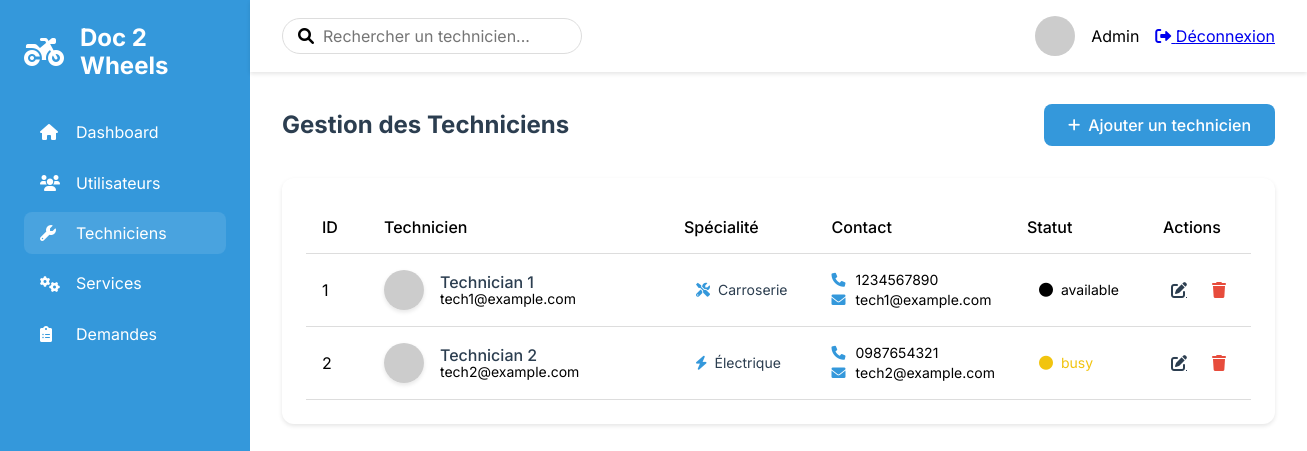
Before: /admin/technicians (signed in) with the older database file.
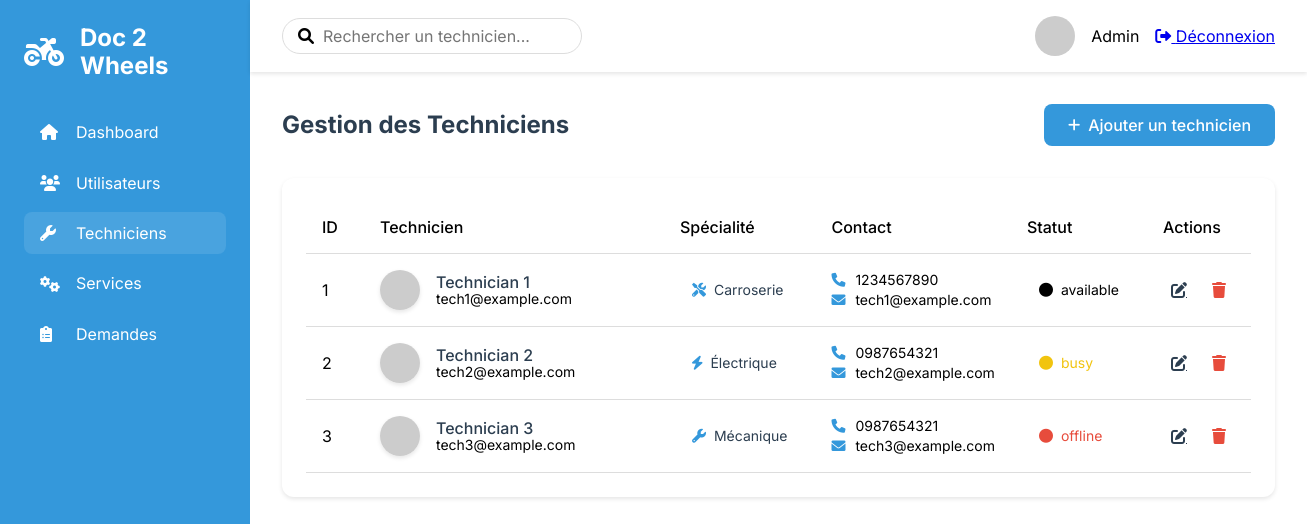
After: the same page with the newer database file.
### tables this page shows
CREATE TABLE technicians (
    id INT AUTO_INCREMENT PRIMARY KEY,
    name VARCHAR(255) NOT NULL,
    email VARCHAR(255) NOT NULL UNIQUE,
    speciality VARCHAR(255) NOT NULL,
    phone VARCHAR(20),
    available TINYINT DEFAULT 1,
    status ENUM('available', 'busy', 'offline') NOT NULL,
    experience INT NOT NULL,
    location_id INT,
    FOREIGN KEY (location_id) REFERENCES locations(id)
);

### src/Lib/Controllers/AbstractController.php (called while the page is built, shortened)
<?php
abstract class AbstractController
{
  protected function render(string $template, array $data = [], string $dir = ''): Response
  {
    $response = new Response();
    extract($data);
    $path = __DIR__ . "/../../Views";
    $path .= "/{$template}.view.php";
    require_once $path;
    $response->setContent(ob_get_clean());
    $response->addHeader('Content-Type', 'text/html');
    return $response;
  }
}

### src/Controllers/AdminControllers/AdminController.php (called while the page is built, shortened)
<?php
class AdminController extends AbstractController
{
  private $technicianModel;
  public function __construct()
  {
    $this->technicianModel = new Technician();
  }
    public function manageTechnicians(Request $request): Response
    {
        $technicians = $this->technicianModel->getAll();
        return $this->render('admin/technicians/index', ['technicians' => $technicians]);
    }
}

### src/Lib/Http/Router.php (called while the page is built, shortened)
<?php
class Router
{
    public function route(Request $request): ?Response {
        $routesByUri = self::getRoutesFromUriRequest($request);
        $routeByMethod = self::getRoutesFromMethodRequest($request, $routesByUri);
        list($controllerName, $method) = explode('@', $routeByMethod->controller);
        $controller = new $controller();
        $params = self::extractParams($request->getUri(), $routeByMethod->path);
        return $controller->$method($request, ...$params);
    }
    private static function getRoutesFromUriRequest(Request $request): array{
        $matchingRoutes = [];
        $routes = self::getConfig();
        foreach ($routes as $route) {
            if (self::urlMatches($request, $route) && self::checkMethod($request, $route)) {
                $matchingRoutes[] = $route;
            }
        }
        return $matchingRoutes;
    }
    private static function getRoutesFromMethodRequest(Request $request, array $routes): ?object {
        foreach($routes as $route) {
            if(self::checkMethod($request, $route)) {
                return $route;
            }
        }
        return null;
    }
    private static function urlMatches(Request $request, object $route): bool {
        $requestUriParts = self::getUrlParts($request->getPath());
        $routePathParts = self::getUrlParts($route->path);
        if(self::checkUrlPartsNumberMatches($requestUriParts, $routePathParts) === false) {
            return false;
        }
        foreach($routePathParts as $key => $part) {
            if(self::isUrlPartSlug($part) === false) {
                if($part !== $requestUriParts[$key]) {
                    return false;
                }
            }else{
                $request->addSlug(substr($part, 1), $requestUriParts[$key]);
            }
        }
        return true;
    }
    private static function getUrlParts(string $url): array {
        return explode('/', trim($url, '/'));
    }
    private static function checkUrlPartsNumberMatches(array $requestUriParts, array $routePathParts): bool {
        return count($requestUriParts) === count($routePathParts);
    }
    private static function isUrlPartSlug(string $part): bool {
        return strpos($part, ':') === 0;
    }
    private static function getConfig(): array {
        $config = json_decode(file_get_contents(__DIR__ . '/../../../config/routes.json'));
        return $config;
    }
    private static function checkMethod(Request $request, object $route): bool {
        return in_array($request->getMethod(), $route->methods);
    }
    private static function extractParams(string $url, string $path): array {
        $params = [];
        return $params;
    }
}

### src/Lib/Database/Dsn.php (called while the page is built, shortened)
<?php
class Dsn {
    private string $host;
    private string $dbname;
    private string $user;
    private string $password;
    private string $port;
    public function __construct() {
        $config = $this->getConfig();
        $this->host = $config['host'];
        $this->dbname = $config['database'];
        $this->user = $config['user'];
        $this->password = $config['password'];
        $this->port = $config['port'];
    }
    private function getConfig(): array {
        $file = file_get_contents(__DIR__ . '/../../../config/database.json');
        return json_decode($file, true);
    }
    public function getDsn(): string {
        return "mysql:host={$this->host};dbname={$this->dbname};port={$this->port}";
    }
    public function getPassword(): string {
        return $this->password;
    }
    public function getUser(): string {
        return $this->user;
    }
}

### src/Lib/Database/DatabaseConnexion.php (called while the page is built, shortened)
<?php
class DatabaseConnexion
{
    private \PDO $pdo_connexion;
    private \PDOStatement $stmt;
    public function setConnexion(): self
    {
        $dsn = new Dsn();
        $this->pdo_connexion = new \PDO(
            $dsn->getDsn(),
            $dsn->getUser(),
            $dsn->getPassword()
        );
        return $this;
    }
    public function query($sql)
    {
        $this->stmt = $this->pdo_connexion->prepare($sql);
    }
    public function execute(): bool
    {
        return $this->stmt->execute();
    }
    public function resultSet()
    {
        $this->execute();
        return $this->stmt->fetchAll(\PDO::FETCH_OBJ);
    }
}

### src/Entities/Technician.php (called while the page is built, shortened)
<?php
class Technician
{
    private $dbConnexion;
    public function __construct()
    {
        $this->dbConnexion = new DatabaseConnexion();
    }
    public function getAll()
    {
        $this->dbConnexion->query("SELECT * FROM technicians");
        return $this->dbConnexion->resultSet();
    }
}

### src/Views/admin/technicians/index.view.php (the view, shortened to what the changed rows need)
<!DOCTYPE html>
<html lang="fr">
<head>
    <link rel="stylesheet" href="../../../../sass/dist/css/main.css">
    <link rel="stylesheet" href="https://cdnjs.cloudflare.com/ajax/libs/font-awesome/6.0.0/css/all.min.css">
</head>
<body class="admin-layout">
    <main class="admin-main">
        <div class="admin-content">
            <div class="content-header">
                <h1>Gestion des Techniciens</h1>
            </div>
            <div class="card">
                <div class="table-responsive">
                    <table class="table">
                        <thead>
                            <tr>
                                <th>ID</th>
                                <th>Technicien</th>
                                <th>Spécialité</th>
                                <th>Contact</th>
                                <th>Statut</th>
                                <th>Actions</th>
                            </tr>
                        </thead>
                        <tbody>
                            <?php foreach ($technicians as $technician): ?>
                                <tr>
                                    <td><?= $technician->id ?></td>
                                    <td>
                                        <div class="technician-info">
                                            <img src="https://ui-avatars.com/api/?name=<?= urlencode($technician->name) ?>&background=random"
                                                 alt="<?= $technician->name ?>">
                                            <div>
                                                <span class="name"><?= $technician->name ?></span>
                                                <span class="email"><?= $technician->email ?></span>
                                            </div>
                                        </div>
                                    </td>
                                    <td>
                                        <span class="specialty-badge">
                                            <?php
                                            $icon = match($technician->speciality) {
                                                'Mécanique' => 'fa-wrench',
                                                'Électrique' => 'fa-bolt',
                                                'Carrosserie' => 'fa-car',
                                                default => 'fa-tools'
                                            };
                                            ?>
                                            <i class="fas <?= $icon ?>"></i>
                                            <?= $technician->speciality ?>
                                        </span>
                                    </td>
                                    <td>
                                        <div class="contact-info">
                                            <div><i class="fas fa-phone"></i> <?= $technician->phone ?></div>
                                            <div><i class="fas fa-envelope"></i> <?= $technician->email ?></div>
                                        </div>
                                    </td>
                                    <td>
                                        <span class="status-badge <?= strtolower($technician->status ?? 'available') ?>">
                                            <i class="fas fa-circle"></i>
                                            <?= $technician->status ?? 'Disponible' ?>
                                        </span>
                                    </td>
                                    <td>
                                        <div class="actions">
                                            <a href="/admin/technicians/edit/<?= $technician->id ?>"
                                               class="btn-icon" title="Modifier">
                                                <i class="fas fa-edit"></i>
                                            </a>
                                            <form method="post"
                                                  action="/admin/technicians/delete/<?= $technician->id ?>"
                                                  class="delete-form"
                                                  onsubmit="return confirm('Êtes-vous sûr de vouloir supprimer ce technicien ?');">
                                                <button type="submit" class="btn-icon delete" title="Supprimer">
                                                    <i class="fas fa-trash"></i>
                                                </button>
                                            </form>
                                        </div>
                                    </td>
                                </tr>
                            <?php endforeach; ?>
                        </tbody>
                    </table>
                </div>
            </div>
        </div>
    </main>
</body>
</html>

Changed rows visible on the page:
added technicians: id "3", name "Technician 3", email "tech3@example.com", speciality "Mécanique", phone "0987654321", status "offline"
